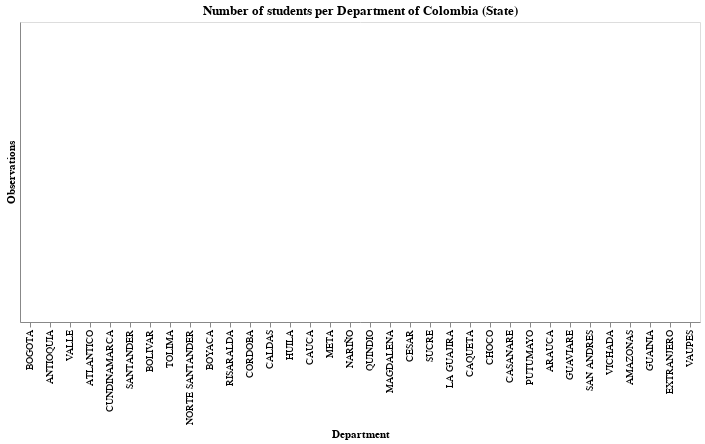

Notebook source saved alongside this figure:
### Code cell
# Department of residence (Colombia states)
source = df_eng.groupby('your_dept_resides').count()[['your_consecutive']].reset_index().rename(columns={'your_consecutive':'obs'})

source_order = list(source.sort_values(by=['obs'], ascending=False)['your_dept_resides'])

alt.Chart(source).mark_bar().encode(
    alt.X('your_dept_resides', sort=source_order, title="Department"),
    alt.Y('obs', title="Observations", scale=alt.Scale(type='log')),
    alt.Color('your_dept_resides', legend=None),
    tooltip=['your_dept_resides', 'obs']
).properties(
    title = "Number of students per Department of Colombia (State)"
)

### Figure 1 — Vega-Lite specification as saved in the notebook (floating-point values rounded to 4 significant figures)
{"$schema": "https://vega.github.io/schema/vega-lite/v4.8.1.json", "config": {"view": {"continuousHeight": 300, "continuousWidth": 400}}, "data": {"name": "data-0e8695da26f17b3c412e16aba3075bc3"}, "datasets": {"data-0e8695da26f17b3c412e16aba3075bc3": [{"obs": 32, "your_dept_resides": "AMAZONAS"}, {"obs": 24266, "your_dept_resides": "ANTIOQUIA"}, {"obs": 256, "your_dept_resides": "ARAUCA"}, {"obs": 14004, "your_dept_resides": "ATLANTICO"}, {"obs": 63529, "your_dept_resides": "BOGOTA"}, {"obs": 6705, "your_dept_resides": "BOLIVAR"}, {"obs": 5244, "your_dept_resides": "BOYACA"}, {"obs": 4352, "your_dept_resides": "CALDAS"}, {"obs": 1064, "your_dept_resides": "CAQUETA"}, {"obs": 840, "your_dept_resides": "CASANARE"}, {"obs": 3828, "your_dept_resides": "CAUCA"}, {"obs": 2679, "your_dept_resides": "CESAR"}, {"obs": 1010, "your_dept_resides": "CHOCO"}, {"obs": 4414, "your_dept_resides": "CORDOBA"}, {"obs": 12776, "your_dept_resides": "CUNDINAMARCA"}, {"obs": 19, "your_dept_resides": "EXTRANJERO"}, {"obs": 25, "your_dept_resides": "GUAINIA"}, {"obs": 165, "your_dept_resides": "GUAVIARE"}, {"obs": 3937, "your_dept_resides": "HUILA"}, {"obs": 1669, "your_dept_resides": "LA GUAJIRA"}, {"obs": 2905, "your_dept_resides": "MAGDALENA"}, {"obs": 3777, "your_dept_resides": "META"}, {"obs": 3630, "your_dept_resides": "NARIÑO"}, {"obs": 5926, "your_dept_resides": "NORTE SANTANDER"}, {"obs": 450, "your_dept_resides": "PUTUMAYO"}, {"obs": 3367, "your_dept_resides": "QUINDIO"}, {"obs": 4819, "your_dept_resides": "RISARALDA"}, {"obs": 125, "your_dept_resides": "SAN ANDRES"}, {"obs": 10124, "your_dept_resides": "SANTANDER"}, {"obs": 2633, "your_dept_resides": "SUCRE"}, {"obs": 6134, "your_dept_resides": "TOLIMA"}, {"obs": 16891, "your_dept_resides": "VALLE"}, {"obs": 11, "your_dept_resides": "VAUPES"}, {"obs": 39, "your_dept_resides": "VICHADA"}]}, "encoding": {"color": {"field": "your_dept_resides", "legend": null, "type": "nominal"}, "tooltip": [{"field": "your_dept_resides", "type": "nominal"}, {"field": "obs", "type": "quantitative"}], "x": {"field": "your_dept_resides", "sort": ["BOGOTA", "ANTIOQUIA", "VALLE", "ATLANTICO", "CUNDINAMARCA", "SANTANDER", "BOLIVAR", "TOLIMA", "NORTE SANTANDER", "BOYACA", "RISARALDA", "CORDOBA", "CALDAS", "HUILA", "CAUCA", "META", "NARIÑO", "QUINDIO", "MAGDALENA", "CESAR", "SUCRE", "LA GUAJIRA", "CAQUETA", "CHOCO", "CASANARE", "PUTUMAYO", "ARAUCA", "GUAVIARE", "SAN ANDRES", "VICHADA", "AMAZONAS", "GUAINIA", "EXTRANJERO", "VAUPES"], "title": "Department", "type": "nominal"}, "y": {"field": "obs", "scale": {"type": "log"}, "title": "Observations", "type": "quantitative"}}, "mark": "bar", "title": "Number of students per Department of Colombia (State)"}
